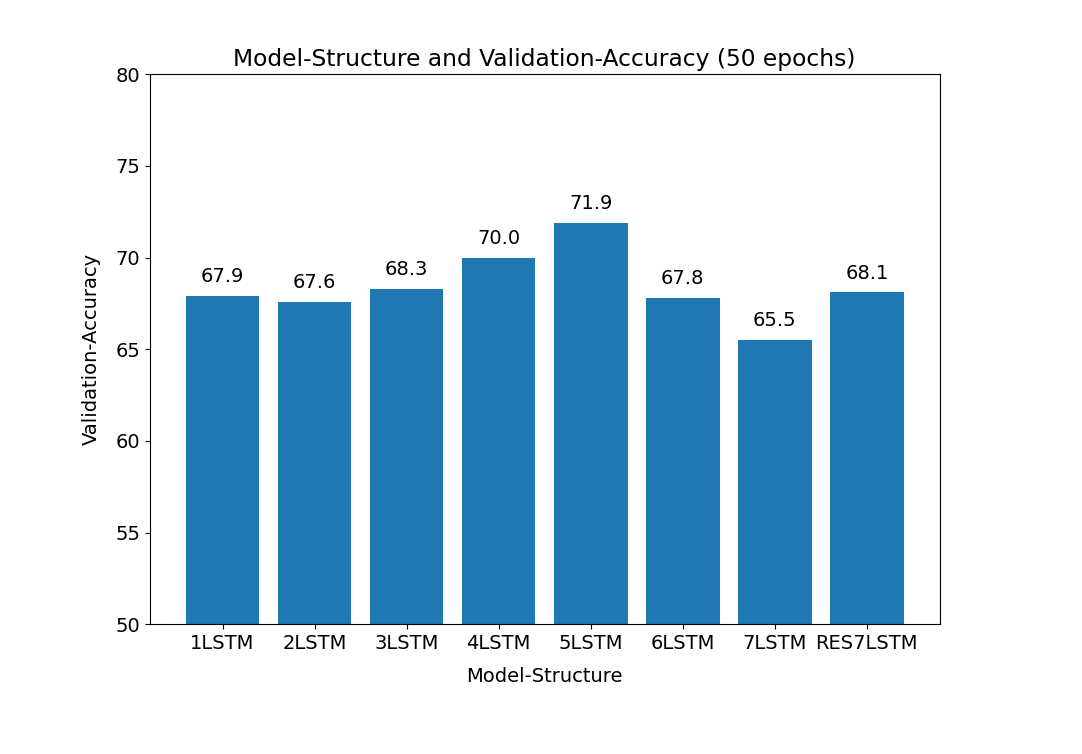

This chart was generated by the following Python code:
import matplotlib.pyplot as plt
from matplotlib.legend_handler import HandlerLine2D
import glob, os
import csv
import numpy as np

plt.rcParams.update({'font.size': 14})

x=[]
y=[]

os.chdir("/home/smu/Desktop/RNN/graphs/lstm_vs_valacc")

with open('lstm_vs_valacc_256.csv', 'r') as csvfile:
    plots = csv.reader(csvfile, delimiter=',')
    next(plots, None)
    for row in plots:
        x.append(str(row[0]))
        y.append(float(row[7]))

y_pos = np.arange(len(x))

plt.ylim(50,80)
# Create bars
plt.bar(y_pos, y)

# Create names on the x-axis
plt.xticks(y_pos, x)

for a,b in zip(y_pos,y):

    plt.annotate(b, # this is the text
                 (a,b), # this is the point to label
                 textcoords="offset points", # how to position the text
                 xytext=(0,10), # distance from text to points (x,y)
                 ha='center') # horizontal alignment can be left, right or center

plt.title('Model-Structure and Validation-Accuracy (50 epochs)')
plt.xlabel('Model-Structure',labelpad=10)
plt.ylabel('Validation-Accuracy',labelpad=10)
plt.tight_layout()

# Show graphic
plt.show()
